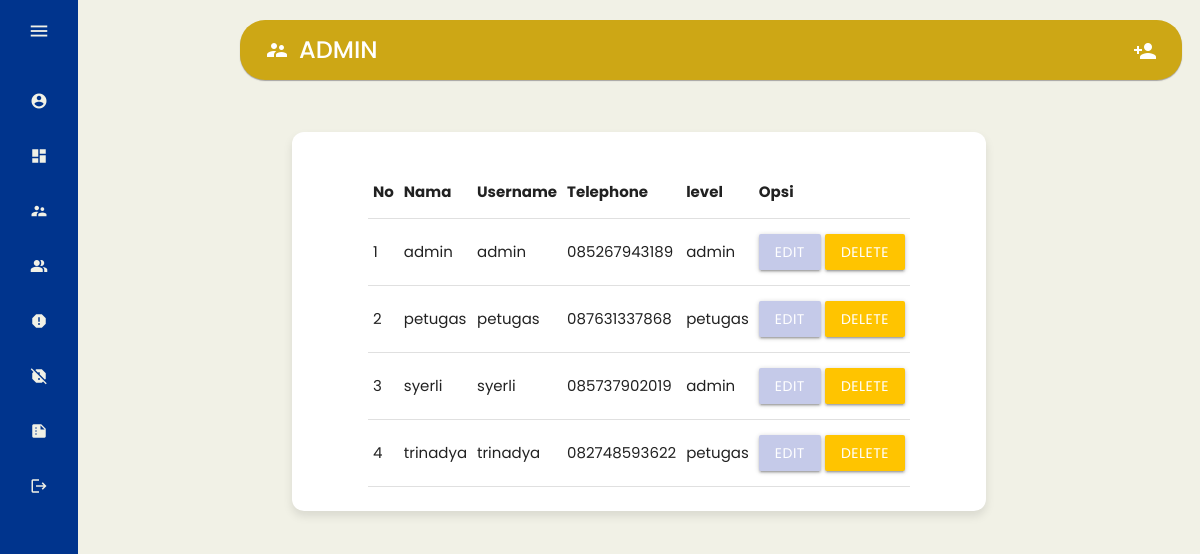
Page /page/admin/index.php?p=admin (signed in) on the committed database.
### tables this page shows
CREATE TABLE `petugas` (
  `id_petugas` int(5) NOT NULL,
  `nama_petugas` varchar(30) NOT NULL,
  `username` varchar(30) NOT NULL,
  `password` varchar(255) NOT NULL,
  `telp_petugas` varchar(13) NOT NULL,
  `level` enum('admin','petugas') NOT NULL
);

### page/admin/admin.php (the view, shortened to what this page needs)
<section class="home_content">
    <nav>
        <div class="sidebar-button">
            <i class="material-icons small">supervisor_account</i>
            <span class="white-text">ADMIN</span>
        </div>
        <div class="icon">
            <a class="waves-effect waves-light modal-trigger" href="#modal1"><i class='material-icons small'>person_add</i></a>
        </div>
    </nav>
    <div class="container">
        <div class="row">
            <div class="col s12 l12">
                <div class="card card-small">
                    <div class="card-content">
                        <table id="example" class="display" width="100%">
                            <thead>
                                <tr>
                                    <th>No</th>
                                    <th>Nama</th>
                                    <th>Username</th>
                                    <th>Telephone</th>
                                    <th>level</th>
                                    <th>Opsi</th>
                                </tr>
                            </thead>
                            <tbody>
                                <?php
                                    $no=1;
                                    $tampil = mysqli_query($koneksi,"SELECT * FROM petugas ORDER BY nama_petugas ASC");
                                    while ($r=mysqli_fetch_assoc($tampil)) { ?>
                                    <tr>
                                        <td><?php echo $no++; ?></td>
                                        <td><?php echo $r['nama_petugas']; ?></td>
                                        <td><?php echo $r['username']; ?></td>
                                        <td><?php echo $r['telp_petugas']; ?></td>
                                        <td><?php echo $r['level']; ?></td>
                                        <td>
                                            <a class="btn indigo lighten-4 modal-trigger" href="#edit<?php echo $r['id_petugas'] ?>">Edit</a>
                                            <a class="amber accent-3 btn" onclick="return confirm('Anda Yakin Ingin Menghapus Y/N')" href="index.php?p=hapus&id_petugas=<?php echo $r['id_petugas'] ?>">Delete</a>
                                        </td>
                                    </tr>
                                    <?php
                                            }
                                    ?>
                            </tbody>
                        </table>
                    </div>
                </div>
            </div>
        </div>
    </div>
</section>

### page/admin/index.php (shortened to what this page needs)
<?php
	include '../../conn/koneksi.php';
 ?>
<!DOCTYPE html>
<html lang="en" dir="ltr">
  <head>
    <link rel="stylesheet" href="../../css/styleadmin.css">
    <link rel="stylesheet" href="https://cdnjs.cloudflare.com/ajax/libs/materialize/1.0.0/css/materialize.min.css">
    <link href="https://nightly.datatables.net/css/jquery.dataTables.css" rel="stylesheet" type="text/css" />
   </head>
<body>
   <div class="sidebar">
     <div class="logo_content">
       <i class='material-icons small' id="btn">menu</i>
     </div>
     <ul class="nav_list">
        <li>
          <a href="#">
            <i class='material-icons small'>account_circle</i>
          </a>
        </li>
        <li>
          <a href="index.php?p=dashboard">
          <i class='material-icons small'>dashboard</i>
          </a>
        </li>
        <li>
          <a href="index.php?p=admin">
          <i class='material-icons small'>supervisor_account</i>
          </a>
        </li>
        <li>
          <a href="index.php?p=masyarakat">
          <i class="material-icons small">people_alt</i>
          </a>
        </li>
        <li>
          <a href="index.php?p=pengaduan">
          <i class='material-icons small'>report</i>
          </a>
        </li>
        <li>
          <a href="index.php?p=tanggapan">
          <i class='material-icons small'>report_off</i>
          </a>
        </li>
        <li>
          <a href="index.php?p=laporan">
          <i class='material-icons small'>summarize</i>
          </a>
        </li>
        <li>
          <a href="../../index.php?p=logout">
          <i class='material-icons small'>logout</i>
          </a>
        </li>
     </ul>
   </div>
</body>
</html>
<?php
		if(@$_GET['p']==""){
			include_once 'dashboard.php';
		}
		elseif(@$_GET['p']=="dashboard"){
			include_once 'dashboard.php';
		}
		elseif(@$_GET['p']=="masyarakat"){
			include_once 'masyarakat.php';
		}
		elseif(@$_GET['p']=="regis_hapus"){
			$query = mysqli_query($koneksi,"DELETE FROM masyarakat WHERE nik='".$_GET['nik']."'");
			if($query){
				header('location:index.php?p=masyarakat');
			}
		}
		elseif(@$_GET['p']=="pengaduan"){
			include_once 'pengaduan.php';
		}
		elseif(@$_GET['p']=="detail"){
			include_once 'detail.php';
		}
		elseif(@$_GET['p']=="tanggapan"){
			include_once 'tanggapan.php';
		}
		elseif(@$_GET['p']=="tanggapan_hapus"){
			$query = mysqli_query($koneksi,"DELETE FROM tanggapan WHERE id_tanggapan='".$_GET['id_tanggapan']."'");
			if($query){
				header('location:index.php?p=tanggapan');
			}
		}
		elseif(@$_GET['p']=="admin"){
			include_once 'admin.php';
		}
		elseif(@$_GET['p']=="add"){
			include_once 'add.php';
		}
		elseif(@$_GET['p']=="edit"){
			include_once 'edit.php';
		}
		elseif(@$_GET['p']=="hapus"){
			$query = mysqli_query($koneksi,"DELETE FROM petugas WHERE id_petugas='".$_GET['id_petugas']."'");
			if($query){
				header('location:index.php?p=admin');
			}
		}
		elseif(@$_GET['p']=="laporan"){
			include_once 'laporan.php';
		}
	 ?>

### css/styleadmin.css (style rules this page uses)
* { margin: 0; padding: 0; box-sizing: border-box; font-family: "Poppins" , sans-serif; }
:root { --black-color:#11101d; --white-color: #F1F1E6; --light-black: #F1F1E6; --blue-color:#00348d; --dark-yellow: #CDA715; }
body { position: relative; min-height: 100vh; width: 100%; overflow: hidden; }
.sidebar { position:fixed; top:0; left:0; height:100%; width:78px; background:var(--blue-color); padding:6px 14px; z-index:99; transition:all 0.5s ease; }
.sidebar #btn { position:absolute; color:var(--white-color); top:6px; left:50%; font-size: 22px; height:50px; width:50px; text-align: center; line-height: 50px; transform: translateX(-50%); cursor: pointer; }
.sidebar ul { margin-top:20px; }
.sidebar ul li { position:relative; height:50px; width:100%; margin:5px 0; list-style: none; line-height: 50px; }
.sidebar ul li a { color:var(--white-color); display:flex; align-items:center; text-decoration: none; border-radius: 12px; white-space: nowrap; transition:all 0.4s ease; }
.sidebar ul li i { font-size: 18px; font-weight: 400; height:50px; min-width: 50px; border-radius: 12px; line-height: 50px; text-align: center; }
.home_content { position:absolute; height:100%; width:calc(100% - 78px); left:78px; background:var(--light-black); padding:20px; transition:all 0.5s ease; }
.home_content nav { display: flex; justify-content: space-between; height: 60px; background: var(--dark-yellow); width:calc(85% - 78px); align-items: center; position: fixed; border-radius: 25px; left: 240px; z-index: 100; padding: 0 25px 0 25px; box-shadow: 0 1px 1px rgba(149, 147, 147, 0.815); transition: all 0.5s ease; }
.home_content nav .sidebar-button { display: flex; align-items: center; font-size: 24px; font-weight: 500; }
nav .sidebar-button i { font-size: 35px; margin-right: 10px; }
.home_content .container { position: relative; padding-top: 104px; }
.container .row { display: flex; align-items: center; justify-content: space-between; flex-wrap: wrap; padding: 0 20px; margin-bottom: 26px; }
.row .card { display: flex; align-items: center; justify-content: center; background: #fff; padding: 10px 14px 0 ; border-radius: 12px; box-shadow: 0 5px 10px rgba(0,0,0,0.1); }

### rows in the picture
petugas: nama_petugas "admin", username "admin", telp_petugas "085267943189", level "admin"
petugas: nama_petugas "petugas", username "petugas", telp_petugas "087631337868", level "petugas"
petugas: nama_petugas "syerli", username "syerli", telp_petugas "085737902019", level "admin"
petugas: nama_petugas "trinadya", username "trinadya", telp_petugas "082748593622", level "petugas"
